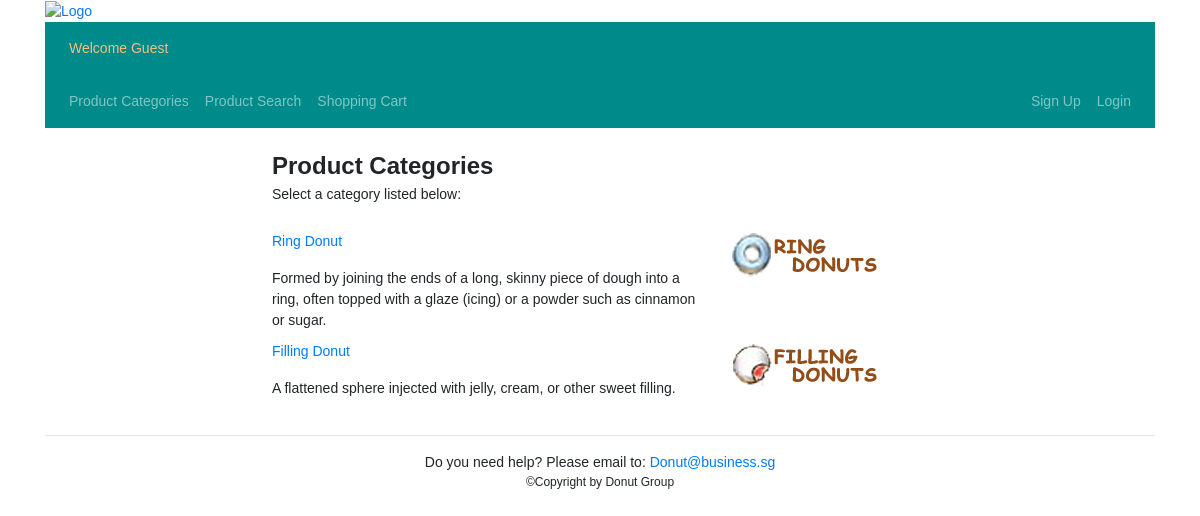
Screenshot of /Product_Catalogue/category.php with the database file from the repository.
### tables this page shows
CREATE TABLE Category 
(
  CategoryID INT(4) NOT NULL AUTO_INCREMENT,
  CatName VARCHAR(255) DEFAULT NULL,
  CatDesc LONGTEXT DEFAULT NULL,
  CatImage VARCHAR(255) DEFAULT NULL,
  PRIMARY KEY (CategoryID)
);

### Product_Catalogue/category.php (the view, shortened to what this page needs)
<?php
include("../header.php");
?>
<div style="width:60%; margin:auto;">
<div class="row" style="padding:5px">
    <div class="col-12">
        <span class="page-title">Product Categories</span>
        <p>Select a category listed below:</p>
    </div>
</div>
<?php
include_once("../Database/mysql_conn.php");
$qry = "SELECT * FROM Category";
$result = $conn->query($qry);
while ($row = $result->fetch_array()){
    echo "<div class='row' style='padding:5px'>";
    $catname = urlencode($row["CatName"]);
    $catproduct = "catProduct.php?cid=$row[CategoryID]&catName=$catname";
    echo "<div class='col-8'>";
    echo "<p><a href=$catproduct>$row[CatName]</a></p>";
    echo "$row[CatDesc]";
    echo "</div>";
    $img = "../Images/Category/$row[CatImage]";
    echo "<div class='col-4'>";
    echo "<img src='$img'/>";
    echo "</div>";
    echo "</div>";
}
echo "</div>";
include("../footer.php");
?>

### css/site.css (style rules this page uses)
body { font-family : Arial; font-size : 14px; }
.page-title { font-size:24px; font-weight:bold; }

### rows the page displays
category: CatName "Ring Donut", CatDesc "Formed by joining the ends of a long, skinny piece of dough into a ring, often topped with a glaze (icing) or a powder such as cinnamon or sugar.", CatImage (picture)
category: CatName "Filling Donut", CatDesc "A flattened sphere injected with jelly, cream, or other sweet filling.", CatImage (picture)
